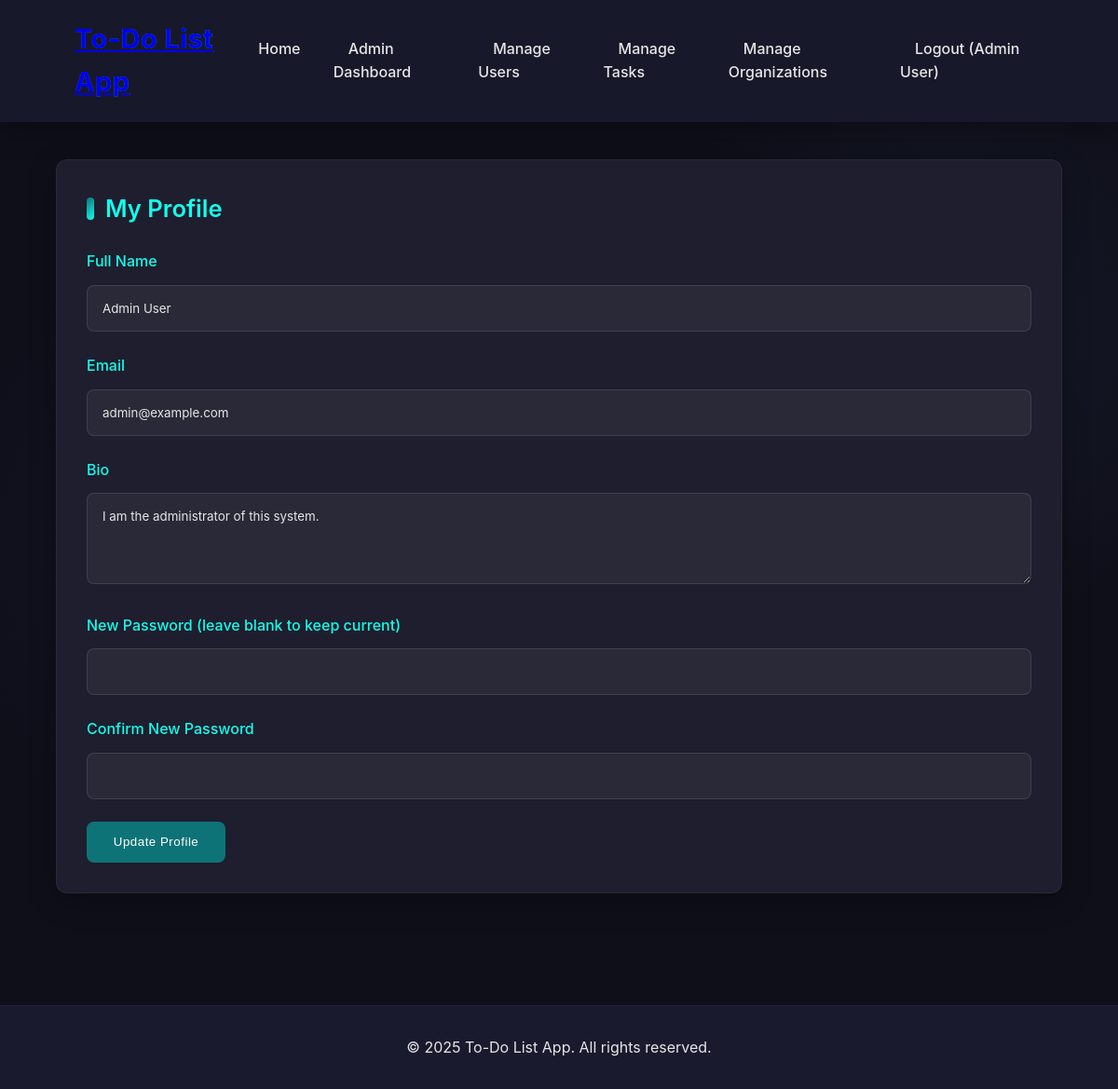
Screenshot of /user/profile.php (signed in) with the database file from the repository.
### tables this page shows
CREATE TABLE `users` (
  `id` int(11) NOT NULL AUTO_INCREMENT,
  `name` varchar(255) NOT NULL,
  `email` varchar(255) NOT NULL,
  `password_hash` varchar(255) NOT NULL,
  `role` enum('admin','user','org') NOT NULL DEFAULT 'user',
  `org_id` int(11) DEFAULT NULL,
  `bio` text,
  `created_at` datetime DEFAULT CURRENT_TIMESTAMP,
  PRIMARY KEY (`id`),
  UNIQUE KEY `email` (`email`),
  KEY `org_id` (`org_id`),
  CONSTRAINT `users_ibfk_1` FOREIGN KEY (`org_id`) REFERENCES `organizations` (`id`) ON DELETE SET NULL
);

### user/profile.php (the view, shortened to what this page needs)
<?php
require_once '../includes/header.php';
$db = new Database();
$conn = $db->getConnection();
$user_id = $_SESSION['user_id'];
$query = "SELECT * FROM users WHERE id = :id";
$stmt = $conn->prepare($query);
$stmt->bindParam(':id', $user_id);
$stmt->execute();
$user = $stmt->fetch(PDO::FETCH_ASSOC);
?>
<div class="card">
    <h2>My Profile</h2>
    <form method="POST" action="">
        <div class="form-group">
            <label for="name">Full Name</label>
            <input type="text" id="name" name="name" value="<?php echo $user['name']; ?>" required>
        </div>
        <div class="form-group">
            <label for="email">Email</label>
            <input type="email" id="email" name="email" value="<?php echo $user['email']; ?>" required>
        </div>
        <div class="form-group">
            <label for="bio">Bio</label>
            <textarea id="bio" name="bio" rows="4"><?php echo $user['bio']; ?></textarea>
        </div>
        <div class="form-group">
            <label for="password">New Password (leave blank to keep current)</label>
            <input type="password" id="password" name="password">
        </div>
        <div class="form-group">
            <label for="confirm_password">Confirm New Password</label>
            <input type="password" id="confirm_password" name="confirm_password">
        </div>
        <button type="submit" class="btn">Update Profile</button>
    </form>
</div>
<?php
require_once '../includes/footer.php';
?>

### css/style.css (style rules this page uses)
:root { --primary-color: #1a1a2e; --secondary-color: #16213e; --accent-color: #0d7377; --accent-hover: #14ffec; --text-color: #e6e6e6; --text-muted: #b0b0b0; --background-color: #0f0f1a; --card-bg: #1e1e2e; --card-hover: #252536; --success-color: #00bd9d; --warning-color: #ffb800; --danger-color: #ff6b6b; --info-color: #4ecca3; --border-radius: 12px; --border-radius-sm: 8px; --shadow: 0 8px 30px rgba(0, 0, 0, 0.3); --shadow-hover: 0 12px 40px rgba(0, 0, 0, 0.4); --transition: all 0.3s ease; --gradient: linear-gradient(135deg, #0d7377 0%, #14ffec 100%); }
* { margin: 0; padding: 0; box-sizing: border-box; }
body { font-family: 'Inter', 'Segoe UI', Tahoma, Geneva, Verdana, sans-serif; background-color: var(--background-color); color: var(--text-color); line-height: 1.6; background-image: radial-gradient(circle at 15% 50%, rgba(29, 53, 87, 0.1) 0%, transparent 25%), radial-gradient(circle at 85% 30%, rgba(69, 123, 157, 0.1) 0%, transparent 25%); min-height: 100vh; }
.card { background-color: var(--card-bg); border-radius: var(--border-radius); padding: 2rem; margin-bottom: 2rem; box-shadow: var(--shadow); transition: var(--transition); border: 1px solid rgba(255, 255, 255, 0.05); }
.card h2 { margin-bottom: 1.5rem; color: var(--accent-hover); font-weight: 600; font-size: 1.6rem; display: flex; align-items: center; gap: 0.75rem; }
.card h2::before { content: ""; display: inline-block; width: 8px; height: 24px; background: var(--gradient); border-radius: 20px; }
.form-group { margin-bottom: 1.5rem; }
.form-group label { display: block; margin-bottom: 0.75rem; font-weight: 500; color: var(--accent-hover); }
.form-group input, .form-group select, .form-group textarea { width: 100%; padding: 1rem; border: 1px solid rgba(255, 255, 255, 0.1); border-radius: var(--border-radius-sm); background-color: rgba(255, 255, 255, 0.05); color: var(--text-color); transition: var(--transition); font-family: inherit; }
.btn { display: inline-flex; align-items: center; justify-content: center; gap: 0.5rem; padding: 0.9rem 1.8rem; border: none; border-radius: var(--border-radius-sm); background-color: var(--accent-color); color: white; text-decoration: none; cursor: pointer; transition: var(--transition); font-weight: 500; letter-spacing: 0.5px; position: relative; overflow: hidden; }
.btn::before { content: ''; position: absolute; top: 0; left: -100%; width: 100%; height: 100%; background: linear-gradient(90deg, transparent, rgba(255, 255, 255, 0.2), transparent); transition: 0.5s; }
.card, .stat-card, .alert { animation: fadeIn 0.5s ease-out; }

### rows the page displays
users: name "Admin User", email "admin@example.com", bio "I am the administrator of this system."

### other values shown
APP_NAME "To-Do List App"
$_SESSION['name'] "Admin User"
